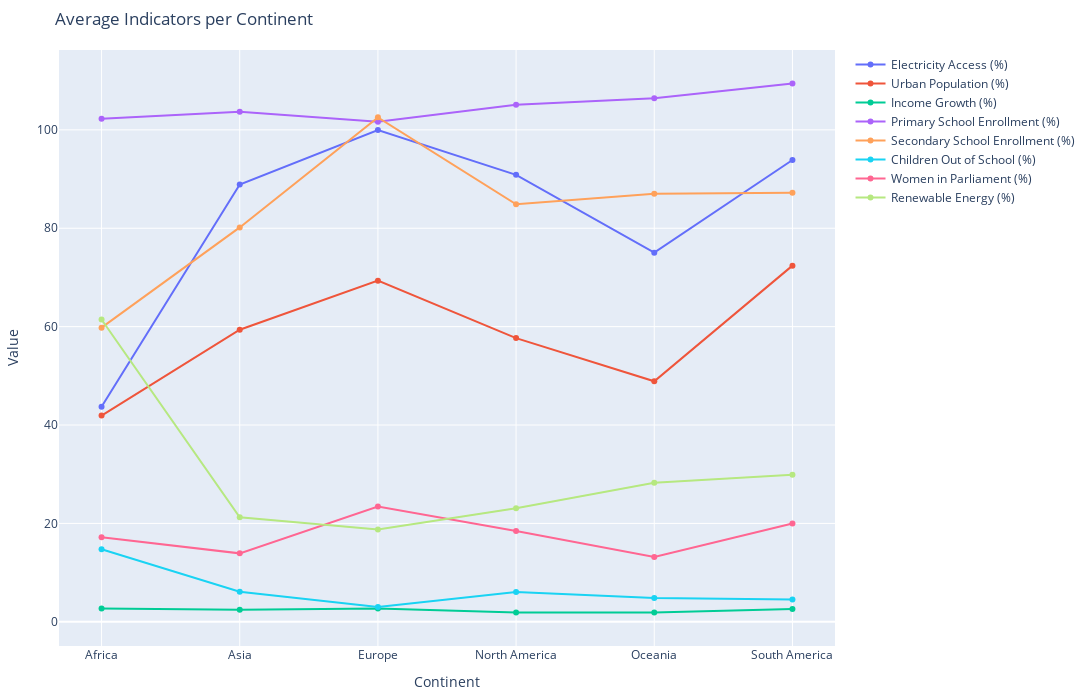

Notebook code for this chart:
### Markdown cell above
### **Trend Analysis for the Different Indicators**
###### *NB.co2 emmissions and life expectancy have been excluded due to the difference in units.*

### Code cell
import plotly.graph_objects as go

# Define the indicators as a list
indicators = [
    "Electricity Access (%)",
    "Urban Population (%)",
    "Income Growth (%)",
    "Primary School Enrollment (%)",
    "Secondary School Enrollment (%)",
    "Children Out of School (%)",
    "Women in Parliament (%)",
    "Renewable Energy (%)"
]

# Create an empty figure
fig = go.Figure()

# Add a trace for each indicator to the same chart
for indicator in indicators:
    grouped_df = filtered_original_df.groupby("Continent")[indicator].mean().reset_index()
    
    # Add line plot for each indicator
    fig.add_trace(go.Scatter(
        x=grouped_df["Continent"],
        y=grouped_df[indicator],
        mode='lines+markers',  # Use lines and markers
        name=indicator,
        line=dict(width=2)  # Set the line width
    ))

# Update layout for the chart
fig.update_layout(
    title="Average Indicators per Continent",
    yaxis_title="Value",
    xaxis_title="Continent",
    height=700,  # Increase height for better spacing
    width=1200,  # Increase width for better spacing
    margin=dict(l=50, r=50, t=50, b=50),  # Adjust margins for more space
)

# Show the plot
fig.show()

### Figure 1 — Plotly figure (JSON) as saved in the notebook; plotly's stock layout.template omitted (floating-point values rounded to 4 significant figures)
{"data": [{"line": {"width": 2}, "mode": "lines+markers", "name": "Electricity Access (%)", "type": "scatter", "x": ["Africa", "Asia", "Europe", "North America", "Oceania", "South America"], "y": [43.73, 88.9, 99.97, 90.86, 75.03, 93.87]}, {"line": {"width": 2}, "mode": "lines+markers", "name": "Urban Population (%)", "type": "scatter", "x": ["Africa", "Asia", "Europe", "North America", "Oceania", "South America"], "y": [41.92, 59.38, 69.35, 57.67, 48.89, 72.4]}, {"line": {"width": 2}, "mode": "lines+markers", "name": "Income Growth (%)", "type": "scatter", "x": ["Africa", "Asia", "Europe", "North America", "Oceania", "South America"], "y": [2.701, 2.436, 2.724, 1.914, 1.904, 2.581]}, {"line": {"width": 2}, "mode": "lines+markers", "name": "Primary School Enrollment (%)", "type": "scatter", "x": ["Africa", "Asia", "Europe", "North America", "Oceania", "South America"], "y": [102.3, 103.7, 101.6, 105.1, 106.4, 109.4]}, {"line": {"width": 2}, "mode": "lines+markers", "name": "Secondary School Enrollment (%)", "type": "scatter", "x": ["Africa", "Asia", "Europe", "North America", "Oceania", "South America"], "y": [59.79, 80.17, 102.5, 84.87, 87.02, 87.2]}, {"line": {"width": 2}, "mode": "lines+markers", "name": "Children Out of School (%)", "type": "scatter", "x": ["Africa", "Asia", "Europe", "North America", "Oceania", "South America"], "y": [14.75, 6.102, 3.001, 6.067, 4.86, 4.553]}, {"line": {"width": 2}, "mode": "lines+markers", "name": "Women in Parliament (%)", "type": "scatter", "x": ["Africa", "Asia", "Europe", "North America", "Oceania", "South America"], "y": [17.19, 13.91, 23.42, 18.47, 13.17, 19.98]}, {"line": {"width": 2}, "mode": "lines+markers", "name": "Renewable Energy (%)", "type": "scatter", "x": ["Africa", "Asia", "Europe", "North America", "Oceania", "South America"], "y": [61.45, 21.26, 18.77, 23.07, 28.27, 29.87]}], "layout": {"height": 700, "margin": {"b": 50, "l": 50, "r": 50, "t": 50}, "title": {"text": "Average Indicators per Continent"}, "width": 1200, "xaxis": {"title": {"text": "Continent"}}, "yaxis": {"title": {"text": "Value"}}}}
